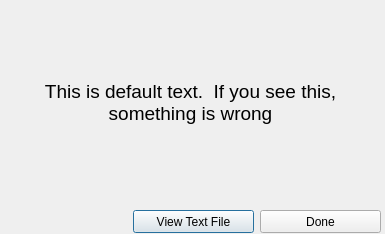
<?xml version="1.0" encoding="UTF-8"?>
<ui version="4.0">
 <class>DecodeDialog</class>
 <widget class="QDialog" name="DecodeDialog">
  <property name="geometry">
   <rect>
    <x>0</x>
    <y>0</y>
    <width>385</width>
    <height>234</height>
   </rect>
  </property>
  <property name="contextMenuPolicy">
   <enum>Qt::DefaultContextMenu</enum>
  </property>
  <property name="windowTitle">
   <string>Decode Success!</string>
  </property>
  <widget class="QWidget" name="verticalLayoutWidget">
   <property name="geometry">
    <rect>
     <x>0</x>
     <y>0</y>
     <width>381</width>
     <height>233</height>
    </rect>
   </property>
   <layout class="QVBoxLayout" name="verticalLayout">
    <item>
     <widget class="QLabel" name="label">
      <property name="minimumSize">
       <size>
        <width>0</width>
        <height>200</height>
       </size>
      </property>
      <property name="font">
       <font>
        <pointsize>14</pointsize>
       </font>
      </property>
      <property name="text">
       <string>This is default text.  If you see this, something is wrong</string>
      </property>
      <property name="alignment">
       <set>Qt::AlignCenter</set>
      </property>
      <property name="wordWrap">
       <bool>true</bool>
      </property>
     </widget>
    </item>
    <item>
     <layout class="QHBoxLayout" name="horizontalLayout">
      <item>
       <spacer name="horizontalSpacer">
        <property name="orientation">
         <enum>Qt::Horizontal</enum>
        </property>
        <property name="sizeHint" stdset="0">
         <size>
          <width>40</width>
          <height>20</height>
         </size>
        </property>
       </spacer>
      </item>
      <item>
       <widget class="QPushButton" name="decode_view_text_button">
        <property name="minimumSize">
         <size>
          <width>121</width>
          <height>23</height>
         </size>
        </property>
        <property name="text">
         <string>View Text File</string>
        </property>
       </widget>
      </item>
      <item>
       <widget class="QPushButton" name="decode_done_button">
        <property name="minimumSize">
         <size>
          <width>121</width>
          <height>23</height>
         </size>
        </property>
        <property name="text">
         <string>Done</string>
        </property>
       </widget>
      </item>
     </layout>
    </item>
   </layout>
  </widget>
 </widget>
 <resources/>
 <connections>
  <connection>
   <sender>decode_done_button</sender>
   <signal>clicked()</signal>
   <receiver>DecodeDialog</receiver>
   <slot>close()</slot>
   <hints>
    <hint type="sourcelabel">
     <x>341</x>
     <y>217</y>
    </hint>
    <hint type="destinationlabel">
     <x>191</x>
     <y>116</y>
    </hint>
   </hints>
  </connection>
 </connections>
</ui>
